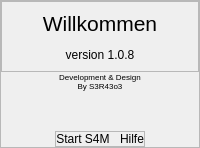
         <widget class="QWidget" name="home_page">
          <layout class="QVBoxLayout" name="verticalLayout_6">
           <property name="spacing">
            <number>0</number>
           </property>
           <property name="leftMargin">
            <number>0</number>
           </property>
           <property name="topMargin">
            <number>0</number>
           </property>
           <property name="rightMargin">
            <number>0</number>
           </property>
           <property name="bottomMargin">
            <number>0</number>
           </property>
           <item>
            <widget class="QFrame" name="frame_14">
             <property name="frameShape">
              <enum>QFrame::StyledPanel</enum>
             </property>
             <property name="frameShadow">
              <enum>QFrame::Raised</enum>
             </property>
             <layout class="QVBoxLayout" name="verticalLayout_10">
              <property name="spacing">
               <number>0</number>
              </property>
              <property name="leftMargin">
               <number>0</number>
              </property>
              <property name="topMargin">
               <number>0</number>
              </property>
              <property name="rightMargin">
               <number>0</number>
              </property>
              <property name="bottomMargin">
               <number>0</number>
              </property>
              <item>
               <widget class="QFrame" name="frame_16">
                <property name="frameShape">
                 <enum>QFrame::StyledPanel</enum>
                </property>
                <property name="frameShadow">
                 <enum>QFrame::Raised</enum>
                </property>
                <layout class="QVBoxLayout" name="verticalLayout_12">
                 <item>
                  <widget class="QLabel" name="label_15">
                   <property name="text">
                    <string>&lt;html&gt;&lt;head/&gt;&lt;body&gt;&lt;p&gt;&lt;span style=&quot; font-size:16pt;&quot;&gt;Willkommen&lt;/span&gt;&lt;/p&gt;&lt;p&gt;&lt;span style=&quot; font-size:9pt;&quot;&gt;version 1.0.8&lt;/span&gt;&lt;/p&gt;&lt;/body&gt;&lt;/html&gt;</string>
                   </property>
                   <property name="alignment">
                    <set>Qt::AlignCenter</set>
                   </property>
                  </widget>
                 </item>
                </layout>
               </widget>
              </item>
              <item>
               <widget class="QLabel" name="label_16">
                <property name="text">
                 <string>&lt;html&gt;&lt;head/&gt;&lt;body&gt;&lt;p&gt;&lt;span style=&quot; font-size:6pt;&quot;&gt;Development &amp;amp; Design&lt;br/&gt;By S3R43o3&lt;/span&gt;&lt;/p&gt;&lt;p&gt;&lt;span style=&quot; font-size:6pt;&quot;&gt;&lt;br/&gt;&lt;/span&gt;&lt;/p&gt;&lt;/body&gt;&lt;/html&gt;</string>
                </property>
                <property name="alignment">
                 <set>Qt::AlignCenter</set>
                </property>
               </widget>
              </item>
              <item alignment="Qt::AlignHCenter">
               <widget class="QFrame" name="frame_15">
                <property name="frameShape">
                 <enum>QFrame::StyledPanel</enum>
                </property>
                <property name="frameShadow">
                 <enum>QFrame::Raised</enum>
                </property>
                <layout class="QHBoxLayout" name="horizontalLayout_24">
                 <property name="spacing">
                  <number>10</number>
                 </property>
                 <property name="leftMargin">
                  <number>0</number>
                 </property>
                 <property name="topMargin">
                  <number>0</number>
                 </property>
                 <property name="rightMargin">
                  <number>0</number>
                 </property>
                 <property name="bottomMargin">
                  <number>0</number>
                 </property>
                 <item alignment="Qt::AlignTop">
                  <widget class="QPushButton" name="start_sam_btn">
                   <property name="styleSheet">
                    <string notr="true">QPushButton{
border-radius:20px;
border-color: rgb(0, 255, 255);
	border-radius: 10px;
}
QPushButton:hover{
	border-color: rgb(0, 255, 255);
	color: black;
	background-color: rgb(170, 255, 255);
	border-radius: 10px;
}
QPushButton:pressed {
	border-color: rgb(0, 255, 255);
	color: black;	
	background-color: rgb(0, 255, 255);
	border-radius: 10px;
}
	</string>
                   </property>
                   <property name="text">
                    <string>Start S4M</string>
                   </property>
                  </widget>
                 </item>
                 <item alignment="Qt::AlignTop">
                  <widget class="QPushButton" name="home_help_btn">
                   <property name="styleSheet">
                    <string notr="true">QPushButton{
border-radius:20px;
border-color: rgb(0, 255, 255);
	border-radius: 10px;
}
QPushButton:hover{
	border-color: rgb(0, 255, 255);
	color: black;
	background-color: rgb(170, 255, 255);
	border-radius: 10px;
}
QPushButton:pressed {
	border-color: rgb(0, 255, 255);
	color: black;	
	background-color: rgb(0, 255, 255);
	border-radius: 10px;
}
	</string>
                   </property>
                   <property name="text">
                    <string>Hilfe</string>
                   </property>
                  </widget>
                 </item>
                </layout>
               </widget>
              </item>
             </layout>
            </widget>
           </item>
          </layout>
         </widget>
